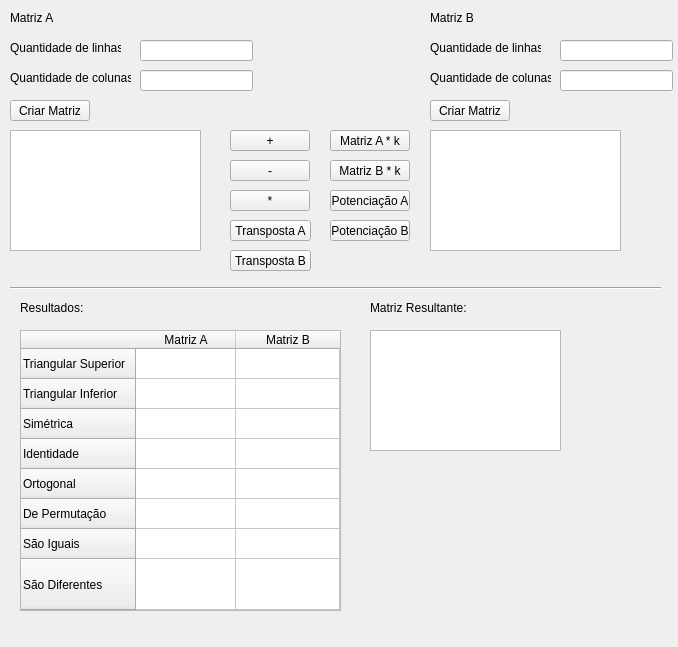
<?xml version="1.0" encoding="UTF-8"?>
<ui version="4.0">
 <class>MainWindow</class>
 <widget class="QMainWindow" name="MainWindow">
  <property name="geometry">
   <rect>
    <x>0</x>
    <y>0</y>
    <width>678</width>
    <height>647</height>
   </rect>
  </property>
  <property name="windowTitle">
   <string>Calculadora De Matrizes</string>
  </property>
  <widget class="QWidget" name="centralWidget">
   <widget class="QLabel" name="label_3">
    <property name="geometry">
     <rect>
      <x>10</x>
      <y>70</y>
      <width>121</width>
      <height>16</height>
     </rect>
    </property>
    <property name="text">
     <string>Quantidade de colunas:</string>
    </property>
   </widget>
   <widget class="QLabel" name="label_2">
    <property name="geometry">
     <rect>
      <x>10</x>
      <y>40</y>
      <width>111</width>
      <height>16</height>
     </rect>
    </property>
    <property name="text">
     <string>Quantidade de linhas:</string>
    </property>
   </widget>
   <widget class="QLabel" name="label">
    <property name="geometry">
     <rect>
      <x>10</x>
      <y>10</y>
      <width>51</width>
      <height>16</height>
     </rect>
    </property>
    <property name="text">
     <string>Matriz A</string>
    </property>
   </widget>
   <widget class="QLabel" name="label_4">
    <property name="geometry">
     <rect>
      <x>430</x>
      <y>70</y>
      <width>121</width>
      <height>16</height>
     </rect>
    </property>
    <property name="text">
     <string>Quantidade de colunas:</string>
    </property>
   </widget>
   <widget class="QLabel" name="label_6">
    <property name="geometry">
     <rect>
      <x>430</x>
      <y>10</y>
      <width>51</width>
      <height>16</height>
     </rect>
    </property>
    <property name="text">
     <string>Matriz B</string>
    </property>
   </widget>
   <widget class="QLabel" name="label_5">
    <property name="geometry">
     <rect>
      <x>430</x>
      <y>40</y>
      <width>111</width>
      <height>16</height>
     </rect>
    </property>
    <property name="text">
     <string>Quantidade de linhas:</string>
    </property>
   </widget>
   <widget class="QTextEdit" name="textEditMatA">
    <property name="geometry">
     <rect>
      <x>10</x>
      <y>130</y>
      <width>191</width>
      <height>121</height>
     </rect>
    </property>
   </widget>
   <widget class="QTextEdit" name="textEditMatB">
    <property name="geometry">
     <rect>
      <x>430</x>
      <y>130</y>
      <width>191</width>
      <height>121</height>
     </rect>
    </property>
   </widget>
   <widget class="QPushButton" name="pushButtonMultiplicacao">
    <property name="geometry">
     <rect>
      <x>230</x>
      <y>190</y>
      <width>80</width>
      <height>21</height>
     </rect>
    </property>
    <property name="text">
     <string>*</string>
    </property>
   </widget>
   <widget class="QPushButton" name="pushButtonTranspostaB">
    <property name="geometry">
     <rect>
      <x>230</x>
      <y>250</y>
      <width>81</width>
      <height>21</height>
     </rect>
    </property>
    <property name="text">
     <string>Transposta B</string>
    </property>
   </widget>
   <widget class="QPushButton" name="pushButtonAdicao">
    <property name="geometry">
     <rect>
      <x>230</x>
      <y>130</y>
      <width>80</width>
      <height>21</height>
     </rect>
    </property>
    <property name="text">
     <string>+</string>
    </property>
   </widget>
   <widget class="QPushButton" name="pushButtonSubtracao">
    <property name="geometry">
     <rect>
      <x>230</x>
      <y>160</y>
      <width>80</width>
      <height>21</height>
     </rect>
    </property>
    <property name="text">
     <string>-</string>
    </property>
   </widget>
   <widget class="QPushButton" name="pushButtonTranspostaA">
    <property name="geometry">
     <rect>
      <x>230</x>
      <y>220</y>
      <width>81</width>
      <height>21</height>
     </rect>
    </property>
    <property name="text">
     <string>Transposta A</string>
    </property>
   </widget>
   <widget class="QPushButton" name="pushButtonMultiplicarBPorK">
    <property name="geometry">
     <rect>
      <x>330</x>
      <y>160</y>
      <width>80</width>
      <height>21</height>
     </rect>
    </property>
    <property name="text">
     <string>Matriz B * k</string>
    </property>
   </widget>
   <widget class="QPushButton" name="pushButtonMultiplicarAPorK">
    <property name="geometry">
     <rect>
      <x>330</x>
      <y>130</y>
      <width>80</width>
      <height>21</height>
     </rect>
    </property>
    <property name="text">
     <string>Matriz A * k</string>
    </property>
   </widget>
   <widget class="QTextEdit" name="textEditSaida">
    <property name="geometry">
     <rect>
      <x>370</x>
      <y>330</y>
      <width>191</width>
      <height>121</height>
     </rect>
    </property>
   </widget>
   <widget class="QTableWidget" name="tableWidgetSaida">
    <property name="geometry">
     <rect>
      <x>20</x>
      <y>330</y>
      <width>321</width>
      <height>281</height>
     </rect>
    </property>
    <property name="editTriggers">
     <set>QAbstractItemView::NoEditTriggers</set>
    </property>
    <attribute name="horizontalHeaderStretchLastSection">
     <bool>true</bool>
    </attribute>
    <attribute name="verticalHeaderStretchLastSection">
     <bool>true</bool>
    </attribute>
    <row>
     <property name="text">
      <string>Triangular Superior</string>
     </property>
    </row>
    <row>
     <property name="text">
      <string>Triangular Inferior</string>
     </property>
    </row>
    <row>
     <property name="text">
      <string>Simétrica</string>
     </property>
    </row>
    <row>
     <property name="text">
      <string>Identidade</string>
     </property>
    </row>
    <row>
     <property name="text">
      <string>Ortogonal</string>
     </property>
    </row>
    <row>
     <property name="text">
      <string>De Permutação</string>
     </property>
    </row>
    <row>
     <property name="text">
      <string>São Iguais</string>
     </property>
    </row>
    <row>
     <property name="text">
      <string>São Diferentes</string>
     </property>
    </row>
    <column>
     <property name="text">
      <string>Matriz A</string>
     </property>
    </column>
    <column>
     <property name="text">
      <string>Matriz B</string>
     </property>
    </column>
   </widget>
   <widget class="QLineEdit" name="lineEditQColunasMatA">
    <property name="geometry">
     <rect>
      <x>140</x>
      <y>70</y>
      <width>113</width>
      <height>21</height>
     </rect>
    </property>
   </widget>
   <widget class="QLineEdit" name="lineEditQLinhasMatA">
    <property name="geometry">
     <rect>
      <x>140</x>
      <y>40</y>
      <width>113</width>
      <height>21</height>
     </rect>
    </property>
   </widget>
   <widget class="QPushButton" name="pushButtonCriarMatrizA">
    <property name="geometry">
     <rect>
      <x>10</x>
      <y>100</y>
      <width>80</width>
      <height>21</height>
     </rect>
    </property>
    <property name="text">
     <string>Criar Matriz</string>
    </property>
   </widget>
   <widget class="QLineEdit" name="lineEditQColunasMatB">
    <property name="geometry">
     <rect>
      <x>560</x>
      <y>70</y>
      <width>113</width>
      <height>21</height>
     </rect>
    </property>
   </widget>
   <widget class="QLineEdit" name="lineEditQLinhasMatB">
    <property name="geometry">
     <rect>
      <x>560</x>
      <y>40</y>
      <width>113</width>
      <height>21</height>
     </rect>
    </property>
   </widget>
   <widget class="QPushButton" name="pushButtonCriarMatrizB">
    <property name="geometry">
     <rect>
      <x>430</x>
      <y>100</y>
      <width>80</width>
      <height>21</height>
     </rect>
    </property>
    <property name="text">
     <string>Criar Matriz</string>
    </property>
   </widget>
   <widget class="Line" name="line">
    <property name="geometry">
     <rect>
      <x>10</x>
      <y>280</y>
      <width>651</width>
      <height>16</height>
     </rect>
    </property>
    <property name="orientation">
     <enum>Qt::Horizontal</enum>
    </property>
   </widget>
   <widget class="QLabel" name="label_7">
    <property name="geometry">
     <rect>
      <x>20</x>
      <y>300</y>
      <width>81</width>
      <height>16</height>
     </rect>
    </property>
    <property name="text">
     <string>Resultados:</string>
    </property>
   </widget>
   <widget class="QLabel" name="label_8">
    <property name="geometry">
     <rect>
      <x>370</x>
      <y>300</y>
      <width>101</width>
      <height>16</height>
     </rect>
    </property>
    <property name="text">
     <string>Matriz Resultante:</string>
    </property>
   </widget>
   <widget class="QPushButton" name="pushButtonPotenciacaoA">
    <property name="geometry">
     <rect>
      <x>330</x>
      <y>190</y>
      <width>80</width>
      <height>21</height>
     </rect>
    </property>
    <property name="text">
     <string>Potenciação A</string>
    </property>
   </widget>
   <widget class="QPushButton" name="pushButtonPotenciacaoB">
    <property name="geometry">
     <rect>
      <x>330</x>
      <y>220</y>
      <width>80</width>
      <height>21</height>
     </rect>
    </property>
    <property name="text">
     <string>Potenciação B</string>
    </property>
   </widget>
  </widget>
  <widget class="QMenuBar" name="menuBar">
   <property name="geometry">
    <rect>
     <x>0</x>
     <y>0</y>
     <width>678</width>
     <height>20</height>
    </rect>
   </property>
  </widget>
 </widget>
 <layoutdefault spacing="6" margin="11"/>
 <resources/>
 <connections/>
</ui>
